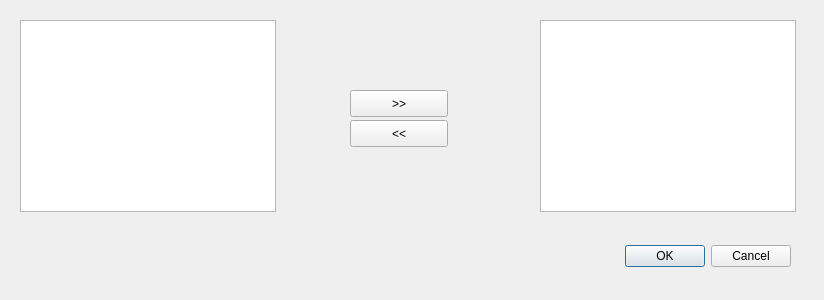
<?xml version="1.0" encoding="UTF-8"?>
<ui version="4.0">
 <class>QArrangementLabellingOverlayDialog</class>
 <widget class="QDialog" name="QArrangementLabellingOverlayDialog">
  <property name="geometry">
   <rect>
    <x>0</x>
    <y>0</y>
    <width>824</width>
    <height>300</height>
   </rect>
  </property>
  <property name="windowTitle">
   <string>Overlay</string>
  </property>
  <property name="windowIcon">
   <iconset resource="../rc/QArrangementLabellingWindow.qrc">
    <normaloff>:/icons/arrangement_overlay.png</normaloff>:/icons/arrangement_overlay.png</iconset>
  </property>
  <widget class="QDialogButtonBox" name="buttonBox">
   <property name="geometry">
    <rect>
     <x>450</x>
     <y>240</y>
     <width>341</width>
     <height>32</height>
    </rect>
   </property>
   <property name="orientation">
    <enum>Qt::Horizontal</enum>
   </property>
   <property name="standardButtons">
    <set>QDialogButtonBox::Cancel|QDialogButtonBox::Ok</set>
   </property>
  </widget>
  <widget class="QListWidget" name="arrangementsListWidget">
   <property name="geometry">
    <rect>
     <x>20</x>
     <y>20</y>
     <width>256</width>
     <height>192</height>
    </rect>
   </property>
  </widget>
  <widget class="QListWidget" name="overlayListWidget">
   <property name="geometry">
    <rect>
     <x>540</x>
     <y>20</y>
     <width>256</width>
     <height>192</height>
    </rect>
   </property>
  </widget>
  <widget class="QPushButton" name="pickPushButton">
   <property name="geometry">
    <rect>
     <x>350</x>
     <y>90</y>
     <width>98</width>
     <height>27</height>
    </rect>
   </property>
   <property name="text">
    <string>&gt;&gt;</string>
   </property>
  </widget>
  <widget class="QPushButton" name="unpickPushButton">
   <property name="geometry">
    <rect>
     <x>350</x>
     <y>120</y>
     <width>98</width>
     <height>27</height>
    </rect>
   </property>
   <property name="text">
    <string>&lt;&lt;</string>
   </property>
  </widget>
 </widget>
 <resources>
  <include location="../rc/QArrangementLabellingWindow.qrc"/>
 </resources>
 <connections>
  <connection>
   <sender>buttonBox</sender>
   <signal>accepted()</signal>
   <receiver>QArrangementLabellingOverlayDialog</receiver>
   <slot>accept()</slot>
   <hints>
    <hint type="sourcelabel">
     <x>248</x>
     <y>254</y>
    </hint>
    <hint type="destinationlabel">
     <x>157</x>
     <y>274</y>
    </hint>
   </hints>
  </connection>
  <connection>
   <sender>buttonBox</sender>
   <signal>rejected()</signal>
   <receiver>QArrangementLabellingOverlayDialog</receiver>
   <slot>reject()</slot>
   <hints>
    <hint type="sourcelabel">
     <x>316</x>
     <y>260</y>
    </hint>
    <hint type="destinationlabel">
     <x>286</x>
     <y>274</y>
    </hint>
   </hints>
  </connection>
 </connections>
</ui>
